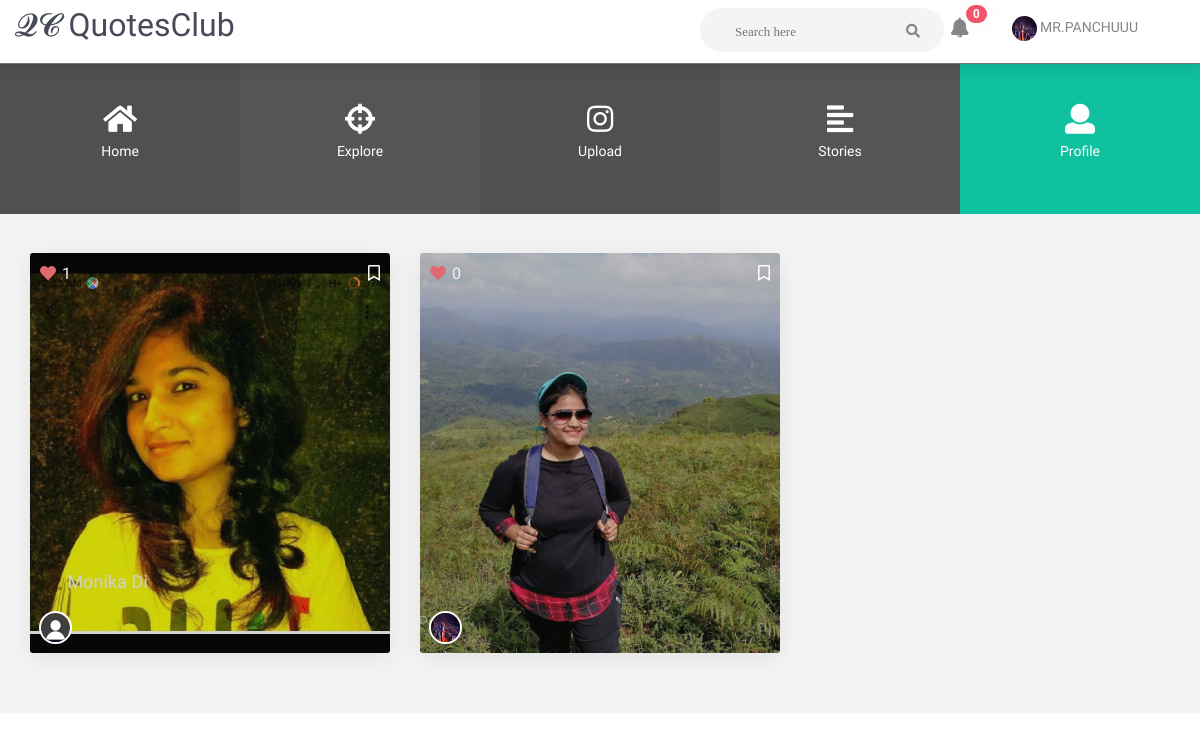
Screenshot of /read/postLiked (signed in) with the database file from the repository.
### read/models.py (models this page shows, shortened)
class Profile(models.Model):
    user = models.OneToOneField(User , on_delete = models.CASCADE , default=" ")
    bio = models.TextField(max_length=500 , default= " ")
    gender = models.CharField(max_length=10 , default=" ")
    phone = models.CharField(max_length=10 , default= " ")
    profile_picture = models.ImageField(upload_to='read/img' , default="read/img/df.jpg")
    privacy = models.BooleanField(default=False)

class Post(models.Model):
    sno = models.AutoField(primary_key = True)
    image = models.ImageField(upload_to="read/img" , default = " ")
    caption = models.CharField(max_length=10000 , default = " ")
    user = models.ForeignKey(User , on_delete= models.CASCADE)
    time = models.DateTimeField(default=now)

### read/views.py (the view)
# urls.py: path('postLiked' , views.postLiked , name = 'postLiked'),
def postLiked(request):
    try:
        myLiked = MyLike.objects.get_or_create(user = request.user)
        post = myLiked[0].likedPost.all()
        mysavedpost = MySave.objects.get_or_create(user=request.user)
        savepost = mysavedpost[0].savedPost.all()
        saved = False
        l = []
        mynoti = MyNotifacions.objects.get_or_create(user=request.user)[0]
        pending = 0
        for i in mynoti.notifications.all():
            if i.view == False:
                pending = pending + 1
        mynoti_list = [i for i in mynoti.notifications.all()]
        for i in post:
            like = Like.objects.get(post = i)
            likecount = like.like_count
            if i in savepost:
                saved = True
            save = SavePost.objects.get_or_create(post=i)
            save_c = save[0].save_count
            l.append([i , likecount ,True , saved , save_c , i.user])
        count = 0
        lp = []
        for i in l:
            if count % 3 == 0:
                lp.append([])
                cd = count // 3
                lp[cd].append(i)
            else:
                cd = count // 3
                lp[cd].append(i)
            count += 1
        return render(request , 'photo_savedPost.html' , {"post" : lp , 'length' : len(post) , 'pending' : pending , 'notification' : mynoti_list[::-1]})
    except:
        return render(request, 'error.html')

### templates/photo_savedPost.html (shortened to what this page needs)
<!DOCTYPE html>
{% load static %}
<html lang="en">
<head>
		<link rel="stylesheet" href="https://use.fontawesome.com/releases/v5.0.8/css/all.css">
        <link type="text/css" href="{% static 'css/demos/photo.css' %}" rel="stylesheet" />
  </head>
<body>
<header class="tr-header">
      <nav class="navbar navbar-default">
       <div class="container-fluid">
	    <div class="navbar-header">
		 <a class="navbar-brand" href="\"></i>𝓠𝓒  QuotesClub</a>
		</div>
		<div class="navbar-right">
		 <ul class="nav navbar-nav">
		   <li>
		   <div class="search-dashboard">
               <form action="{% url 'search'  %}" method="get">
                    <input placeholder="Search here" type="text" name="se">
                    <button type="submit"><i class="fa fa-search"></i></button>
               </form>
          </div>
		   </li>
		   <li class="dropdown notification-list">
		    <a class="nav-link dropdown-toggle" data-toggle="dropdown" href="#" role="button" aria-haspopup="false" aria-expanded="false">
			 <i class="fa fa-bell noti-icon"></i>
			 <span class="badge badge-danger badge-pill noti-icon-badge">{{pending}}</span>
			</a>
		   </li>
		 <li class="dropdown mega-avatar">
		  <a href="#" class="dropdown-toggle" data-toggle="dropdown" aria-expanded="true">
		   <span class="avatar w-32"><img src="/media/{{user.profile.profile_picture}}" class="img-resonsive img-circle" width="25" height="25" alt="..."></span>
		   <span class="hidden-xs">
			{{user}}
		   </span>
		  </a>
		 </li>
		 </ul>
		</div>
       </div>
      </nav>
     </header>
	<section class="nav-sec">
	  <div class="d-flex justify-content-between">
	   <div class="p-2 nav-icon-lg dark-black">
	   <a class="nav-icon" href="{% url 'feed' %}"><em class="fa fa-home"></em>
		<span>Home</span>
	   </a>
	   </div>
	   <div class="p-2 nav-icon-lg clean-black">
	   <a class="nav-icon" href="photo_explore.html"><em class="fa fa-crosshairs"></em>
		<span>Explore</span>
	   </a>
	   </div>
	   <div class="p-2 nav-icon-lg dark-black">
	   <a class="nav-icon" href="{% url 'uploadPage' %}"><em class="fab fa-instagram"></em>
		<span>Upload</span>
	   </a>
	   </div>
	   <div class="p-2 nav-icon-lg clean-black">
	   <a class="nav-icon" href="photo_stories.html"><em class="fa fa-align-left"></em>
		<span>Stories</span>
	   </a>
	   </div>
	   <div class="p-2 nav-icon-lg mint-green">
	   <a class="nav-icon" href="{% url 'profile' %}"><em class="fa fa-user"></em>
		<span>Profile</span>
	   </a>
	   </div>
	  </div>
	</section>
	 <section class="newsfeed">
	  <div class="container">
	{% if length == 0%}
		  <center><img src="{% static 'img/noResult.png' %}" alt="img-Responsive" height="500" width="250">
			<span style="font-size:20px"> No Post Yet </span></center>
		  {% else%}
		{% for i in post %}
	   <div class="row">
		{% for j in i%}
	    <div class="col-lg-4">
		 <a href="viewPost?post={{j.0.sno}}">
		 <div class="explorebox"
		   style="background: linear-gradient( rgba(34,34,34,0.2), rgba(34,34,34,0.2)), url('/media/{{j.0.image}}') no-repeat;
		          background-size: cover;
                  background-position: center center;
                  -webkit-background-size: cover;
                  -moz-background-size: cover;
                  -o-background-size: cover;">
		  <div class="explore-top">
		   <div class="explore-like"><i class="fa fa-heart"></i> <span>{{j.1}}</span></div>
		   <div class="explore-circle pull-right"><i class="far fa-bookmark"></i></div>
          </div>
			 <div class="explore-body">
           <div class=""><img class="img-circle" src="/media/{{j.0.user.profile.profile_picture}}" alt="user" style="border-radius:50%;"></div>
          </div>
		 </div>
		 </a>
		</div>
		{% endfor %}
	   </div>
		{% endfor %}
	  </div>
	{% endif %}
	 </section>
  </body>
</html>

### static/css/demos/photo.css (style rules this page uses)
.navbar.navbar-default { margin-bottom: 0; border-radius: 0; border: 0; background-color: #fff; box-shadow: 0 0 18px 0 rgba(0, 0, 0, 0.2); }
.navbar-brand { font-family: 'Abhaya Libre', serif; font-size: 32px; color: #474B59 !important; -webkit-transition-duration: 0; transition-duration: 0; }
.navbar-default .navbar-nav>li>a { padding: 15px 10px; line-height: 25px; }
.navbar-default .navbar-nav li a { text-decoration: none; font-family: 'Abhaya Libre', serif; color: #858686; font-size: 14px; text-transform: uppercase; border-radius: 4px; margin-right: 2px; -webkit-transition-duration: 0; transition-duration: 0; }
.navbar-default .navbar-nav li i { padding: 15px 2px; color: #858686; font-size: 14px; line-height: 25px; }
.navbar-right { display: inline; margin-right: 35px; }
.navbar-right li { display: inline-block; }
.navbar-right .search-dashboard { float: left; margin-bottom: 11px; margin-left: 80px; margin-top: 8px; }
.navbar-right .search-dashboard > form { background: #f4f4f4 none repeat scroll 0 0; -webkit-border-radius: 30px; -moz-border-radius: 30px; -ms-border-radius: 30px; -o-border-radius: 30px; border-radius: 30px; float: left; height: 44px; width: 244px; }
.navbar-right .search-dashboard > form > input { background: transparent none repeat scroll 0 0; border: medium none; color: #46495b; float: left; font-family: Rubik; font-size: 13px; padding: 12px 50px 12px 35px; }
.navbar-right .search-dashboard > form > button { background: transparent none repeat scroll 0 0; border: medium none; color: #a7a7a7; padding: 12px 22px; position: absolute; right: 0; top: -8px; cursor: pointer; }
.avatar { width: 32px; height: 32px; text-align: center; }
.notification-list { margin-left: 0 !important; }
.notification-list .nav-link { padding: 0; line-height: 10px; color: #313a46; }
.navbar-default .navbar-nav > li > a.nav-link { padding: 0px 5px; line-height: 25px; }
.notification-list .noti-icon { font-size: 20px !important; padding: 10px 0px; vertical-align: middle; }
.badge { font-family: "Rubik", sans-serif; box-shadow: 0 0 24px 0 rgba(0, 0, 0, 0.06), 0 1px 0 0 rgba(0, 0, 0, 0.02); }
.badge-danger { background-color: #f1556c !important; }
.notification-list .noti-icon-badge { display: inline-block; position: relative; top: -14px; right: 8px; }
.notification-list .dropdown-toggle::after { display: none; }
.justify-content-between { -ms-flex-pack: justify !important; justify-content: space-between !important; }
.d-flex { display: -ms-flexbox !important; display: flex !important; }
.nav-sec { margin: 0px 0px 0px 0px; height: 150px; border-top: 1px solid rgba(90, 90, 90, 0.12); background-color: grey; box-shadow: 0 -5px 25px 0 rgba(123, 123, 123, 0.15); color: #90a4ae; }
.nav-icon { display: block; margin-top: 30px; padding: 10px 6px 10px 6px; border-bottom: 2px solid transparent; font-size: 2rem; text-align: center; color: #fff !important; height: 100%; line-height: 1; text-decoration: none !important; flex-basis: 0; flex-grow: 1; color: #90a4ae; }
.nav-icon span { font-family: 'Abhaya Libre', serif; font-size: 14px !important; display: block; }
.nav-icon em { padding: 0px 0px 10px 0px; font-size: 30px; }
.nav-icon-lg { height: 150px; width: 270px !important; }
.clean-black { background-color: #545654; }
.dark-black { background-color: #4e514e; }
.mint-green { background-color: #0fc19e; }
.newsfeed { background: #f4f4f4; padding: 40px 0px; }
.explorebox { color: #fff; height: 400px; width: 100%; border-radius: 3px; box-shadow: 0 5px 25px 0 rgba(123,123,123,.15); margin-bottom: 20px; padding: 0px !important; }
.explore-top { padding: 5px; }
.explore-top .explore-like { padding: 5px 0px 0px 5px; color: #e16a70 !important; }
.explore-top .explore-circle { padding: 5px; position: relative; top: -28px; color: #fff !important; }
.explore-top i { font-size: 16px; float: center !important; }
.explore-top .explore-like span { font-family: 'Abhaya Libre', serif; font-size: 16px; color: #f4f4f4; padding-left: 2px; }
.explore-body { padding: 0px 9px 10px 9px; }
.explore-body img { width: 33px; height: 33px; border: 2px solid #fff; position: relative; top: 320px; }

### static/css/skins/skin_two.css (style rules this page uses)
a { color: #fff; text-decoration: none; outline: 0; -webkit-transition:0.5s all ease; -moz-transition:0.5s all ease; -o-transition:0.5s all ease; -ms-transition:0.5s all ease; transition:0.5s all ease; }

### rows the page displays
Post: image (picture), j "1", user.profile_picture (picture)
Post: image (picture), j "0", user.profile_picture (picture)

### other values shown
{{ pending }} "0"
{{ user }} "MR.PANCHUUU"
